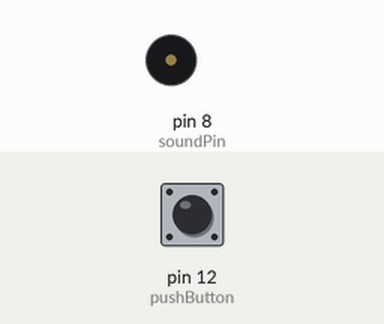
This sketch was run on a simulated Arduino Uno, built with avr-gcc and run on an emulated ATmega328P. On the bench: buzzer (waves = sounding). The inputs (shaded band) are chosen by the test bench; at power-on: pin 12 (pushButton) LOW. Random numbers use the default seed unless the sketch sets one.

Above: at 1.2 s.
1.3 s: pin 12 (pushButton) pulled HIGH for 1 s
At 1.64 s:
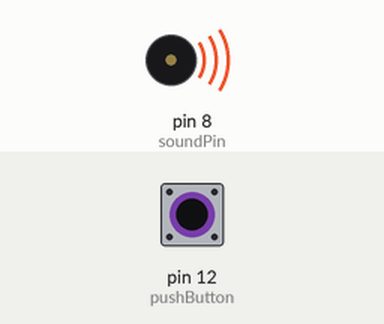
4.3 s: pin 12 (pushButton) pulled HIGH for 3.2 s
At 8.3 s:
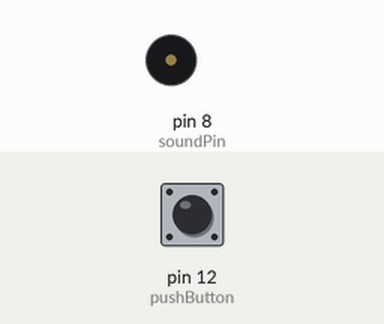
Timing chart, 0 to 9.8 s (numbered marks = the images above; inputs shaded):
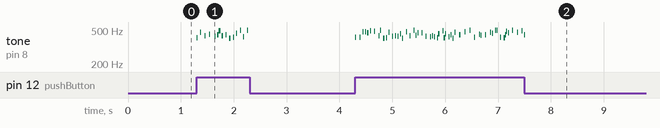

The sketch:

one_note_voice_1.ino
```cpp
#include "pitches.h"

int pushButton = 12;
int soundPin = 8;

long constant = 30000;
int notelength = 20;

void setup(){

  Serial.begin(9600);
  pinMode(soundPin, OUTPUT);
  pinMode(pushButton, INPUT);
}

void loop(){

  int buttonState = digitalRead(pushButton);
  if (buttonState == 1) {
    tone(8, random(400,500), notelength);
    delay(random(20,100));
  }
}
```

pitches.h
```cpp
/*************************************************
* Public Constants
*************************************************/

/*************************************************
* Public Constants
*************************************************/

 #define NOTE_B0  31
 #define NOTE_C1  33
 #define NOTE_CS1 35
 #define NOTE_D1  37
 #define NOTE_DS1 39
 #define NOTE_E1  41
 #define NOTE_F1  44
 #define NOTE_FS1 46
 #define NOTE_G1  49
 #define NOTE_GS1 52
 #define NOTE_A1  55
 #define NOTE_AS1 58
 #define NOTE_B1  62
 #define NOTE_C2  65
 #define NOTE_CS2 69
 #define NOTE_D2  73
 #define NOTE_DS2 78
 #define NOTE_E2  82
 #define NOTE_F2  87
 #define NOTE_FS2 93
 #define NOTE_G2  98
 #define NOTE_GS2 104
 #define NOTE_A2  110
 #define NOTE_AS2 117
 #define NOTE_B2  123
 #define NOTE_C3  131
 #define NOTE_CS3 139
 #define NOTE_D3  147
 #define NOTE_DS3 156
 #define NOTE_E3  165
 #define NOTE_F3  175
 #define NOTE_FS3 185
 #define NOTE_G3  196
 #define NOTE_GS3 208
 #define NOTE_A3  220
 #define NOTE_AS3 233
 #define NOTE_B3  247
 #define NOTE_C4  262
 #define NOTE_CS4 277
 #define NOTE_D4  294
 #define NOTE_DS4 311
 #define NOTE_E4  330
 #define NOTE_F4  349
 #define NOTE_FS4 370
 #define NOTE_G4  392
 #define NOTE_GS4 415
 #define NOTE_A4  440
 #define NOTE_AS4 466
 #define NOTE_B4  494
 #define NOTE_C5  523
 #define NOTE_CS5 554
 #define NOTE_D5  587
 #define NOTE_DS5 622
 #define NOTE_E5  659
 #define NOTE_F5  698
 #define NOTE_FS5 740
 #define NOTE_G5  784
 #define NOTE_GS5 831
 #define NOTE_A5  880
 #define NOTE_AS5 932
 #define NOTE_B5  988
 #define NOTE_C6  1047
 #define NOTE_CS6 1109
 #define NOTE_D6  1175
 #define NOTE_DS6 1245
 #define NOTE_E6  1319
 #define NOTE_F6  1397
 #define NOTE_FS6 1480
 #define NOTE_G6  1568
 #define NOTE_GS6 1661
 #define NOTE_A6  1760
 #define NOTE_AS6 1865
 #define NOTE_B6  1976
 #define NOTE_C7  2093
 #define NOTE_CS7 2217
 #define NOTE_D7  2349
 #define NOTE_DS7 2489
 #define NOTE_E7  2637
 #define NOTE_F7  2794
 #define NOTE_FS7 2960
 #define NOTE_G7  3136
 #define NOTE_GS7 3322
 #define NOTE_A7  3520
 #define NOTE_AS7 3729
 #define NOTE_B7  3951
 #define NOTE_C8  4186
 #define NOTE_CS8 4435
 #define NOTE_D8  4699
```

Measured:
- after the input at 1.3 s, tone on pin 8 (soundPin): plays 407 Hz for 0.02 s, 473 Hz for 0.02 s, 430 Hz for 0.02 s, 444 Hz for 0.02 s, 423 Hz for 0.02 s, 440 Hz for 0.03 s … (16 notes in this stretch), starting at once
- after the input at 4.3 s, tone on pin 8 (soundPin): plays 412 Hz for 0.02 s, 410 Hz for 0.02 s, 479 Hz for 0.02 s, 479 Hz for 0.02 s, 467 Hz for 0.02 s, 493 Hz for 0.02 s … (56 notes in this stretch), starting at once
